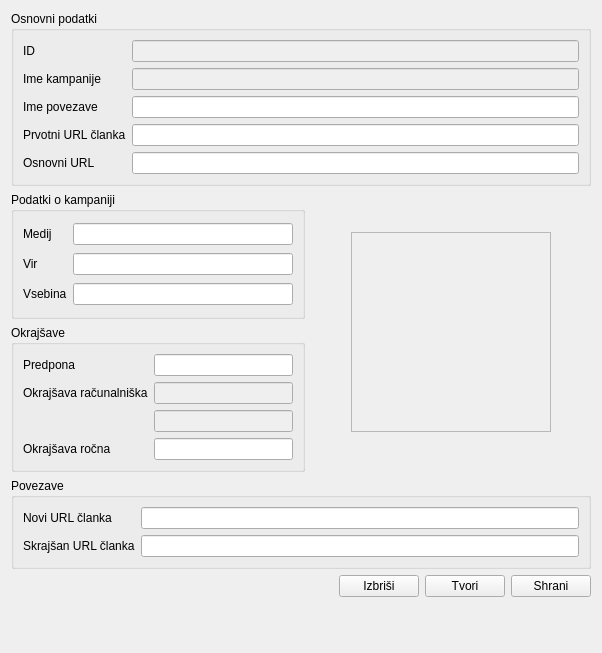
<?xml version="1.0" encoding="UTF-8"?>
<ui version="4.0">
 <class>AddLink</class>
 <widget class="QWidget" name="AddLink">
  <property name="geometry">
   <rect>
    <x>0</x>
    <y>0</y>
    <width>602</width>
    <height>653</height>
   </rect>
  </property>
  <property name="windowTitle">
   <string>Form</string>
  </property>
  <layout class="QVBoxLayout" name="verticalLayout_4">
   <item>
    <layout class="QHBoxLayout" name="horizontalLayout_2">
     <item>
      <layout class="QVBoxLayout" name="verticalLayout_2">
       <item>
        <widget class="QGroupBox" name="groupBox">
         <property name="title">
          <string>Osnovni podatki</string>
         </property>
         <layout class="QFormLayout" name="formLayout_3">
          <property name="fieldGrowthPolicy">
           <enum>QFormLayout::AllNonFixedFieldsGrow</enum>
          </property>
          <item row="1" column="0">
           <widget class="QLabel" name="label">
            <property name="text">
             <string>Ime kampanije</string>
            </property>
           </widget>
          </item>
          <item row="1" column="1">
           <widget class="QLineEdit" name="txt_campaign_name">
            <property name="enabled">
             <bool>false</bool>
            </property>
           </widget>
          </item>
          <item row="3" column="0">
           <widget class="QLabel" name="label_5">
            <property name="text">
             <string>Prvotni URL članka</string>
            </property>
           </widget>
          </item>
          <item row="3" column="1">
           <widget class="QLineEdit" name="txt_original_url"/>
          </item>
          <item row="2" column="0">
           <widget class="QLabel" name="label_10">
            <property name="text">
             <string>Ime povezave</string>
            </property>
           </widget>
          </item>
          <item row="2" column="1">
           <widget class="QLineEdit" name="txt_link_name"/>
          </item>
          <item row="4" column="1">
           <widget class="QLineEdit" name="txt_base_url"/>
          </item>
          <item row="4" column="0">
           <widget class="QLabel" name="label_12">
            <property name="text">
             <string>Osnovni URL</string>
            </property>
           </widget>
          </item>
          <item row="0" column="0">
           <widget class="QLabel" name="label_13">
            <property name="text">
             <string>ID</string>
            </property>
           </widget>
          </item>
          <item row="0" column="1">
           <widget class="QLineEdit" name="txt_link_id">
            <property name="enabled">
             <bool>false</bool>
            </property>
           </widget>
          </item>
         </layout>
        </widget>
       </item>
       <item>
        <layout class="QHBoxLayout" name="horizontalLayout_3">
         <item>
          <layout class="QVBoxLayout" name="verticalLayout_3">
           <item>
            <widget class="QGroupBox" name="groupBox_2">
             <property name="title">
              <string>Podatki o kampaniji</string>
             </property>
             <layout class="QGridLayout" name="gridLayout">
              <item row="1" column="0">
               <widget class="QLabel" name="label_3">
                <property name="text">
                 <string>Vir</string>
                </property>
               </widget>
              </item>
              <item row="0" column="0">
               <widget class="QLabel" name="label_2">
                <property name="text">
                 <string>Medij</string>
                </property>
               </widget>
              </item>
              <item row="2" column="0">
               <widget class="QLabel" name="label_4">
                <property name="text">
                 <string>Vsebina</string>
                </property>
               </widget>
              </item>
              <item row="2" column="1">
               <widget class="QLineEdit" name="txt_content"/>
              </item>
              <item row="0" column="1">
               <widget class="QLineEdit" name="txt_medium"/>
              </item>
              <item row="1" column="1">
               <widget class="QLineEdit" name="txt_source"/>
              </item>
             </layout>
            </widget>
           </item>
           <item>
            <widget class="QGroupBox" name="groupBox_3">
             <property name="title">
              <string>Okrajšave</string>
             </property>
             <layout class="QGridLayout" name="gridLayout_2">
              <item row="1" column="1">
               <widget class="QLineEdit" name="txt_short_computer">
                <property name="enabled">
                 <bool>false</bool>
                </property>
               </widget>
              </item>
              <item row="2" column="1">
               <widget class="QLineEdit" name="txt_comp_try">
                <property name="enabled">
                 <bool>false</bool>
                </property>
               </widget>
              </item>
              <item row="3" column="0">
               <widget class="QLabel" name="label_9">
                <property name="text">
                 <string>Okrajšava ročna</string>
                </property>
               </widget>
              </item>
              <item row="1" column="0">
               <widget class="QLabel" name="label_8">
                <property name="text">
                 <string>Okrajšava računalniška</string>
                </property>
               </widget>
              </item>
              <item row="3" column="1">
               <widget class="QLineEdit" name="txt_short_human"/>
              </item>
              <item row="0" column="0">
               <widget class="QLabel" name="label_11">
                <property name="text">
                 <string>Predpona</string>
                </property>
               </widget>
              </item>
              <item row="0" column="1">
               <widget class="QLineEdit" name="txt_url_preffix"/>
              </item>
             </layout>
            </widget>
           </item>
          </layout>
         </item>
         <item>
          <spacer name="horizontalSpacer_2">
           <property name="orientation">
            <enum>Qt::Horizontal</enum>
           </property>
           <property name="sizeType">
            <enum>QSizePolicy::Maximum</enum>
           </property>
           <property name="sizeHint" stdset="0">
            <size>
             <width>40</width>
             <height>20</height>
            </size>
           </property>
          </spacer>
         </item>
         <item>
          <layout class="QVBoxLayout" name="verticalLayout">
           <item>
            <spacer name="verticalSpacer_2">
             <property name="orientation">
              <enum>Qt::Vertical</enum>
             </property>
             <property name="sizeHint" stdset="0">
              <size>
               <width>20</width>
               <height>40</height>
              </size>
             </property>
            </spacer>
           </item>
           <item>
            <widget class="QPlainTextEdit" name="txt_explanation">
             <property name="enabled">
              <bool>false</bool>
             </property>
             <property name="sizePolicy">
              <sizepolicy hsizetype="Maximum" vsizetype="Maximum">
               <horstretch>0</horstretch>
               <verstretch>0</verstretch>
              </sizepolicy>
             </property>
             <property name="minimumSize">
              <size>
               <width>200</width>
               <height>200</height>
              </size>
             </property>
             <property name="maximumSize">
              <size>
               <width>200</width>
               <height>200</height>
              </size>
             </property>
            </widget>
           </item>
           <item>
            <spacer name="verticalSpacer_3">
             <property name="orientation">
              <enum>Qt::Vertical</enum>
             </property>
             <property name="sizeHint" stdset="0">
              <size>
               <width>20</width>
               <height>40</height>
              </size>
             </property>
            </spacer>
           </item>
          </layout>
         </item>
         <item>
          <spacer name="horizontalSpacer_3">
           <property name="orientation">
            <enum>Qt::Horizontal</enum>
           </property>
           <property name="sizeType">
            <enum>QSizePolicy::Maximum</enum>
           </property>
           <property name="sizeHint" stdset="0">
            <size>
             <width>40</width>
             <height>20</height>
            </size>
           </property>
          </spacer>
         </item>
        </layout>
       </item>
       <item>
        <widget class="QGroupBox" name="groupBox_4">
         <property name="title">
          <string>Povezave</string>
         </property>
         <layout class="QFormLayout" name="formLayout_4">
          <item row="0" column="0">
           <widget class="QLabel" name="label_6">
            <property name="text">
             <string>Novi URL članka</string>
            </property>
           </widget>
          </item>
          <item row="1" column="0">
           <widget class="QLabel" name="label_7">
            <property name="text">
             <string>Skrajšan URL članka</string>
            </property>
           </widget>
          </item>
          <item row="0" column="1">
           <widget class="QLineEdit" name="txt_new_url">
            <property name="enabled">
             <bool>true</bool>
            </property>
           </widget>
          </item>
          <item row="1" column="1">
           <widget class="QLineEdit" name="txt_short_url">
            <property name="enabled">
             <bool>true</bool>
            </property>
           </widget>
          </item>
         </layout>
        </widget>
       </item>
      </layout>
     </item>
    </layout>
   </item>
   <item>
    <layout class="QHBoxLayout" name="horizontalLayout">
     <item>
      <spacer name="horizontalSpacer">
       <property name="orientation">
        <enum>Qt::Horizontal</enum>
       </property>
       <property name="sizeHint" stdset="0">
        <size>
         <width>40</width>
         <height>20</height>
        </size>
       </property>
      </spacer>
     </item>
     <item>
      <widget class="QPushButton" name="btn_delete">
       <property name="text">
        <string>Izbriši</string>
       </property>
      </widget>
     </item>
     <item>
      <widget class="QPushButton" name="btn_create">
       <property name="text">
        <string>Tvori</string>
       </property>
      </widget>
     </item>
     <item>
      <widget class="QPushButton" name="btn_save">
       <property name="text">
        <string>Shrani</string>
       </property>
      </widget>
     </item>
    </layout>
   </item>
   <item>
    <spacer name="verticalSpacer">
     <property name="orientation">
      <enum>Qt::Vertical</enum>
     </property>
     <property name="sizeHint" stdset="0">
      <size>
       <width>20</width>
       <height>40</height>
      </size>
     </property>
    </spacer>
   </item>
  </layout>
 </widget>
 <tabstops>
  <tabstop>txt_campaign_name</tabstop>
  <tabstop>txt_link_name</tabstop>
  <tabstop>txt_original_url</tabstop>
  <tabstop>txt_base_url</tabstop>
  <tabstop>txt_medium</tabstop>
  <tabstop>txt_source</tabstop>
  <tabstop>txt_content</tabstop>
  <tabstop>txt_url_preffix</tabstop>
  <tabstop>txt_short_computer</tabstop>
  <tabstop>txt_comp_try</tabstop>
  <tabstop>txt_short_human</tabstop>
  <tabstop>txt_new_url</tabstop>
  <tabstop>txt_short_url</tabstop>
  <tabstop>btn_create</tabstop>
  <tabstop>btn_save</tabstop>
  <tabstop>txt_explanation</tabstop>
 </tabstops>
 <resources/>
 <connections/>
</ui>
